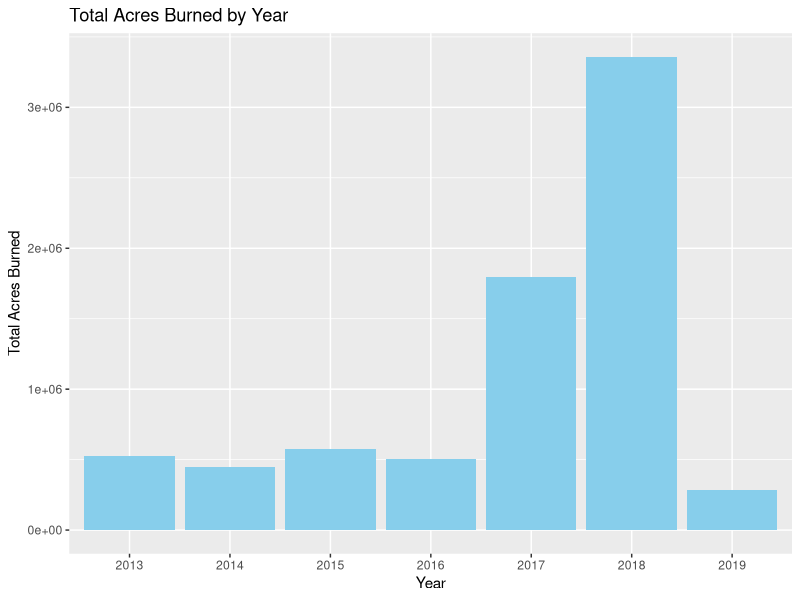

The R script that drew this image:
# Load necessary libraries
library(dplyr)
library(ggplot2)

# Read the data from the CSV file
merged_data <- read.csv("merged_data.csv", stringsAsFactors = FALSE)

# Aggregate population and acres burned by year
aggregated_data <- merged_data %>%
  group_by(Year) %>%
  summarise(Total_Acres_Burned = sum(AcresBurned, na.rm = TRUE))

# Bar chart for each year showing total acres burned
ggplot(aggregated_data, aes(x = as.factor(Year), y = Total_Acres_Burned)) +
  geom_bar(stat = "identity", fill = "skyblue") +
  labs(title = "Total Acres Burned by Year",
       x = "Year",
       y = "Total Acres Burned")
